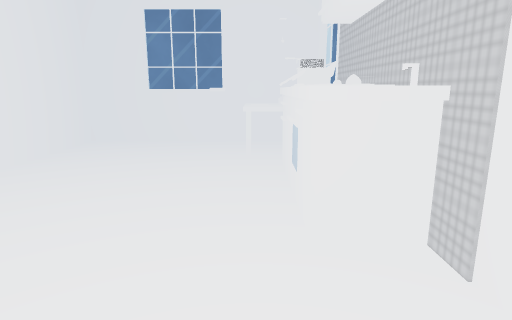
View 1 (above)

12 first-person views from a walk through a scene from a Unity 3-D project. The camera is 1.2 m above the floor, tilts 12° down and sees 75° across. The floor is counted in squares, 0.5 m on a side. Each view is taken from the middle of a square. On the plan, view 1 faces up. The plan holds only what a view shows up to about 20 squares ahead; the rest is blank. The place goes on beyond the plan. Some surface patterns are stand-ins.

View 2
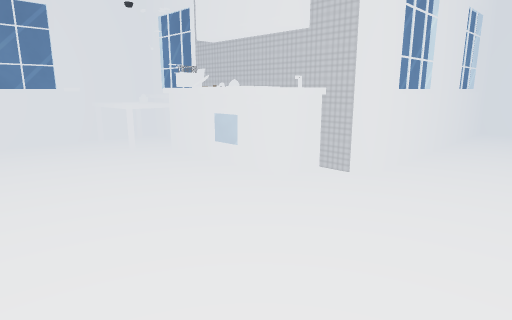

View 3
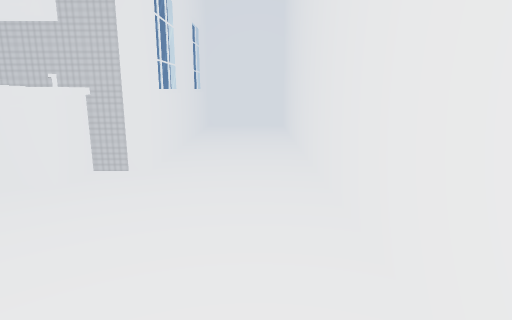

View 4
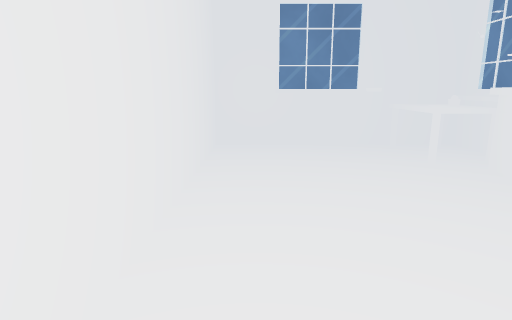

View 5
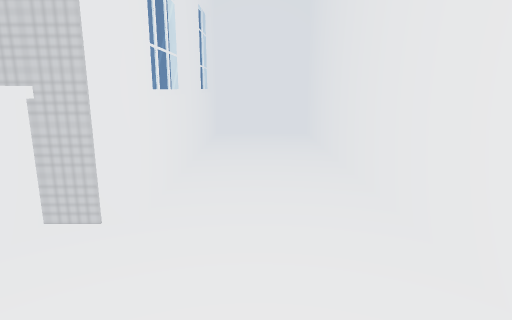

View 6
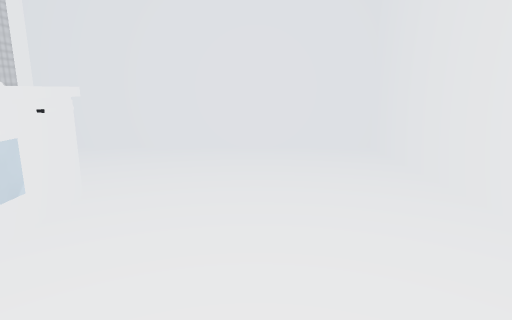

View 7
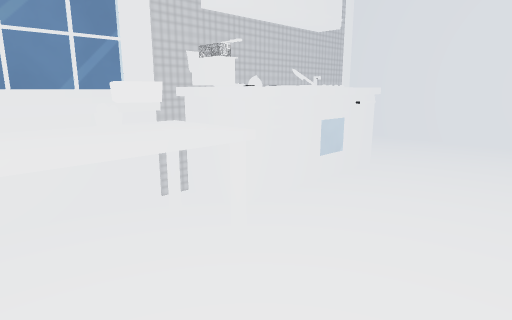

View 8
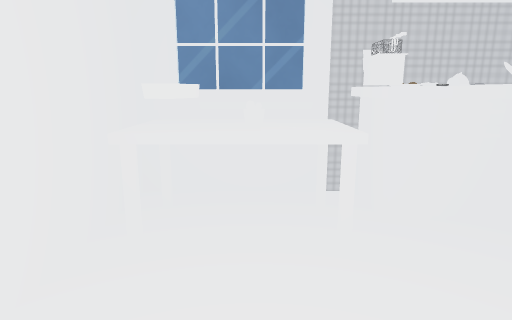

View 9
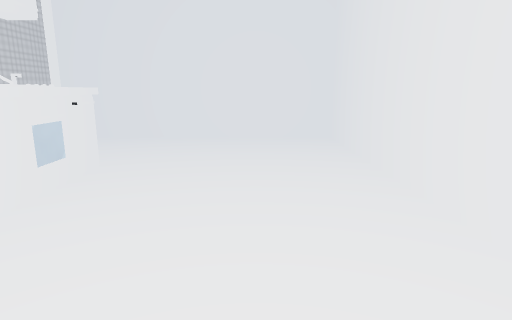

View 10
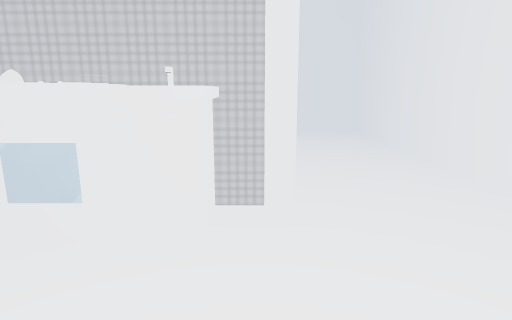

View 11
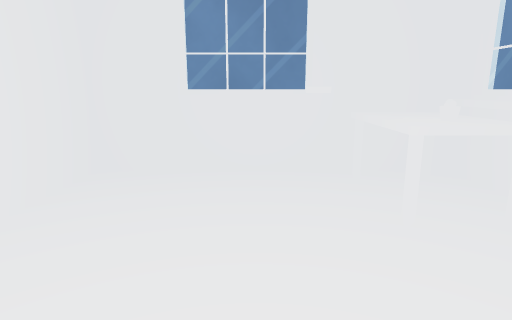

View 12
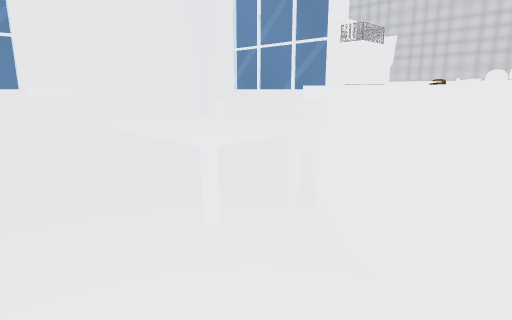

### Floor plan
Points are (right, up) in squares from view 1. A wall is a line through its corners. A room is listed if a view was taken in it or the views show most of it. See-through windows are left out.
Room 1 (views 1, 2, 3, 4, 5, 6, 7, 8, 9, 10, 11, 12)
walls: (0.8, 7.4) (0.8, 8.6); (1, 7.4) (1, 8); (2.8, 4.9) (0.8, 4.9) (0.8, 6.6); (2.7, 9.4) (2.7, 15.7) (-7.8, 15.7) (-7.8, -1.8) (15.6, -1.8) (15.6, 3.2) (2.7, 3.2) (2.7, 8.6); (0.8, 10.4) (0.8, 10.8) (2.8, 10.8); (0.8, 10.6) (1.5, 10.6); (3, 11.9) (3, 14.9); (7.6, 3.4) (4.8, 3.4); (2.2, 14.4) (2.2, 15.2); (-1.6, 15.9) (-5, 15.9)
objects: other object (-2, 14) to (-1, 14); table (0, 11) to (2, 15); oven (1, 7); other object (1, 9); other object (1, 10) to (2, 11); plant (1, 13); other object (2, 10)

Positions as (right, up) in squares from view 1, and headings:
1: (0, 0), facing up
2: (-6, -1), facing up-right
3: (-7, 0), facing right
4: (-6, 1), facing up
5: (-3, 1), facing right
6: (-3, 12), facing down
7: (-4, 15), facing down-right
8: (-5, 13), facing right
9: (-4, 15), facing down
10: (-4, 4), facing right
11: (-3, 6), facing up
12: (-3, 8), facing up-right
